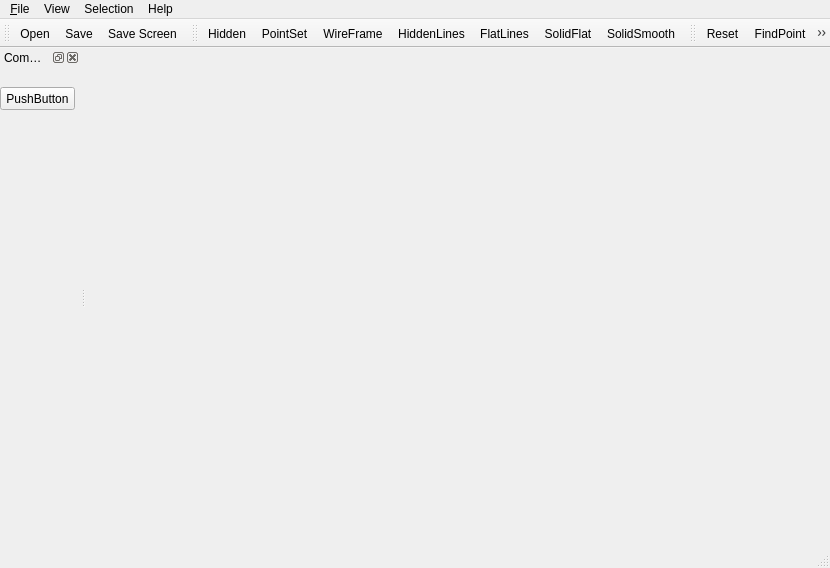
<?xml version="1.0" encoding="UTF-8"?>
<ui version="4.0">
 <class>MainWindowClass</class>
 <widget class="QMainWindow" name="MainWindowClass">
  <property name="geometry">
   <rect>
    <x>0</x>
    <y>0</y>
    <width>830</width>
    <height>568</height>
   </rect>
  </property>
  <property name="windowTitle">
   <string>MainWindow</string>
  </property>
  <widget class="QWidget" name="centralWidget"/>
  <widget class="QMenuBar" name="menuBar">
   <property name="geometry">
    <rect>
     <x>0</x>
     <y>0</y>
     <width>830</width>
     <height>23</height>
    </rect>
   </property>
   <widget class="QMenu" name="menuFile">
    <property name="title">
     <string>&amp;File</string>
    </property>
    <addaction name="actionOpen"/>
    <addaction name="actionLoadTexture"/>
    <addaction name="actionSave"/>
    <addaction name="separator"/>
    <addaction name="actionSaveScreen"/>
    <addaction name="separator"/>
    <addaction name="actionExit"/>
   </widget>
   <widget class="QMenu" name="menuView">
    <property name="title">
     <string>View</string>
    </property>
    <addaction name="actionHidden"/>
    <addaction name="actionPointSet"/>
    <addaction name="actionWireFrame"/>
    <addaction name="actionHiddenLines"/>
    <addaction name="actionFlatLines"/>
    <addaction name="actionSolidFlat"/>
    <addaction name="actionSolidSmooth"/>
    <addaction name="separator"/>
    <addaction name="actionBBox"/>
    <addaction name="actionAxis"/>
    <addaction name="actionTexture"/>
    <addaction name="actionBoundary"/>
    <addaction name="separator"/>
    <addaction name="actionMeshInfo"/>
    <addaction name="actionResetArcBall"/>
   </widget>
   <widget class="QMenu" name="menuTool">
    <property name="title">
     <string>Selection</string>
    </property>
    <widget class="QMenu" name="menuFind">
     <property name="baseSize">
      <size>
       <width>2</width>
       <height>0</height>
      </size>
     </property>
     <property name="title">
      <string>Find</string>
     </property>
     <property name="icon">
      <iconset resource="mainwindow.qrc">
       <normaloff>:/images/Resources/images/search.png</normaloff>:/images/Resources/images/search.png</iconset>
     </property>
     <addaction name="actionFindPoint"/>
     <addaction name="actionFindVert"/>
     <addaction name="actionFindEdge"/>
     <addaction name="actionFindFace"/>
    </widget>
    <widget class="QMenu" name="menu">
     <property name="title">
      <string>Save</string>
     </property>
     <property name="icon">
      <iconset resource="mainwindow.qrc">
       <normaloff>:/images/Resources/images/saveSelection.png</normaloff>:/images/Resources/images/saveSelection.png</iconset>
     </property>
     <addaction name="actionSaveSelectedVert"/>
     <addaction name="actionSaveSelectedEdge"/>
     <addaction name="actionSaveSelectedFace"/>
    </widget>
    <widget class="QMenu" name="menuPick">
     <property name="title">
      <string>Pick</string>
     </property>
     <property name="icon">
      <iconset resource="mainwindow.qrc">
       <normaloff>:/images/Resources/images/hand_up_pointing.png</normaloff>:/images/Resources/images/hand_up_pointing.png</iconset>
     </property>
     <addaction name="actionPickVert"/>
     <addaction name="actionPickEdge"/>
     <addaction name="actionPickFace"/>
    </widget>
    <widget class="QMenu" name="menuClear">
     <property name="title">
      <string>Clear</string>
     </property>
     <property name="icon">
      <iconset resource="mainwindow.qrc">
       <normaloff>:/images/Resources/images/broom.png</normaloff>:/images/Resources/images/broom.png</iconset>
     </property>
     <addaction name="actionClearSelectedVert"/>
     <addaction name="actionClearSelectedEdge"/>
     <addaction name="actionClearSelectedFace"/>
     <addaction name="actionClearSelectedAll"/>
    </widget>
    <widget class="QMenu" name="menuShow">
     <property name="title">
      <string>Show</string>
     </property>
     <property name="icon">
      <iconset resource="mainwindow.qrc">
       <normaloff>:/images/Resources/images/eye.png</normaloff>:/images/Resources/images/eye.png</iconset>
     </property>
     <addaction name="actionShowSelectedVert"/>
     <addaction name="actionShowSelectedEdge"/>
     <addaction name="actionShowSelectedFace"/>
    </widget>
    <widget class="QMenu" name="menuTag">
     <property name="title">
      <string>Tag</string>
     </property>
     <property name="icon">
      <iconset resource="mainwindow.qrc">
       <normaloff>:/images/Resources/images/tag.png</normaloff>:/images/Resources/images/tag.png</iconset>
     </property>
     <addaction name="actionTagSelectedVert"/>
     <addaction name="actionTagSelectedEdge"/>
     <addaction name="actionTagSelectedFace"/>
    </widget>
    <addaction name="actionResetSelection"/>
    <addaction name="menuPick"/>
    <addaction name="menuFind"/>
    <addaction name="menuShow"/>
    <addaction name="menuTag"/>
    <addaction name="menu"/>
    <addaction name="menuClear"/>
   </widget>
   <widget class="QMenu" name="menuHelp">
    <property name="title">
     <string>Help</string>
    </property>
    <addaction name="actionAbout"/>
   </widget>
   <addaction name="menuFile"/>
   <addaction name="menuView"/>
   <addaction name="menuTool"/>
   <addaction name="menuHelp"/>
  </widget>
  <widget class="QToolBar" name="toolBarFile">
   <property name="windowTitle">
    <string>toolBarFile</string>
   </property>
   <attribute name="toolBarArea">
    <enum>TopToolBarArea</enum>
   </attribute>
   <attribute name="toolBarBreak">
    <bool>false</bool>
   </attribute>
   <addaction name="actionOpen"/>
   <addaction name="actionSave"/>
   <addaction name="actionSaveScreen"/>
  </widget>
  <widget class="QStatusBar" name="statusBar"/>
  <widget class="QToolBar" name="toolBarMeshRenderMode">
   <property name="windowTitle">
    <string>toolBarRender</string>
   </property>
   <attribute name="toolBarArea">
    <enum>TopToolBarArea</enum>
   </attribute>
   <attribute name="toolBarBreak">
    <bool>false</bool>
   </attribute>
   <addaction name="actionHidden"/>
   <addaction name="actionPointSet"/>
   <addaction name="actionWireFrame"/>
   <addaction name="actionHiddenLines"/>
   <addaction name="actionFlatLines"/>
   <addaction name="actionSolidFlat"/>
   <addaction name="actionSolidSmooth"/>
  </widget>
  <widget class="QToolBar" name="toolBarSelection">
   <property name="windowTitle">
    <string>toolBarSelection</string>
   </property>
   <attribute name="toolBarArea">
    <enum>TopToolBarArea</enum>
   </attribute>
   <attribute name="toolBarBreak">
    <bool>false</bool>
   </attribute>
   <addaction name="actionResetSelection"/>
   <addaction name="actionFindPoint"/>
   <addaction name="actionFindVert"/>
   <addaction name="actionFindEdge"/>
   <addaction name="actionFindFace"/>
   <addaction name="actionPickVert"/>
   <addaction name="actionPickEdge"/>
   <addaction name="actionPickFace"/>
  </widget>
  <widget class="QDockWidget" name="dockWidgetCommand">
   <property name="minimumSize">
    <size>
     <width>80</width>
     <height>38</height>
    </size>
   </property>
   <property name="floating">
    <bool>false</bool>
   </property>
   <property name="windowTitle">
    <string>Command</string>
   </property>
   <attribute name="dockWidgetArea">
    <number>1</number>
   </attribute>
   <widget class="QWidget" name="dockWidgetContents">
    <widget class="QPushButton" name="pushButton">
     <property name="geometry">
      <rect>
       <x>0</x>
       <y>20</y>
       <width>75</width>
       <height>23</height>
      </rect>
     </property>
     <property name="text">
      <string>PushButton</string>
     </property>
    </widget>
   </widget>
  </widget>
  <action name="actionOpen">
   <property name="icon">
    <iconset resource="mainwindow.qrc">
     <normaloff>:/images/Resources/images/open.png</normaloff>:/images/Resources/images/open.png</iconset>
   </property>
   <property name="text">
    <string>&amp;Open</string>
   </property>
   <property name="statusTip">
    <string>Load a triangular mesh</string>
   </property>
   <property name="shortcut">
    <string>Ctrl+O</string>
   </property>
  </action>
  <action name="actionSave">
   <property name="icon">
    <iconset resource="mainwindow.qrc">
     <normaloff>:/images/Resources/images/save.png</normaloff>:/images/Resources/images/save.png</iconset>
   </property>
   <property name="text">
    <string>&amp;Save</string>
   </property>
   <property name="statusTip">
    <string>Save current mesh</string>
   </property>
   <property name="shortcut">
    <string>Ctrl+S</string>
   </property>
  </action>
  <action name="actionWireFrame">
   <property name="checkable">
    <bool>true</bool>
   </property>
   <property name="icon">
    <iconset resource="mainwindow.qrc">
     <normaloff>:/images/Resources/images/meshWirFramee.png</normaloff>:/images/Resources/images/meshWirFramee.png</iconset>
   </property>
   <property name="text">
    <string>WireFrame</string>
   </property>
   <property name="statusTip">
    <string>Draw wireframe</string>
   </property>
  </action>
  <action name="actionPointSet">
   <property name="checkable">
    <bool>true</bool>
   </property>
   <property name="icon">
    <iconset resource="mainwindow.qrc">
     <normaloff>:/images/Resources/images/meshPointSet.png</normaloff>:/images/Resources/images/meshPointSet.png</iconset>
   </property>
   <property name="text">
    <string>PointSet</string>
   </property>
   <property name="statusTip">
    <string>Draw point set</string>
   </property>
  </action>
  <action name="actionHiddenLines">
   <property name="checkable">
    <bool>true</bool>
   </property>
   <property name="checked">
    <bool>false</bool>
   </property>
   <property name="icon">
    <iconset resource="mainwindow.qrc">
     <normaloff>:/images/Resources/images/meshHiddenLines.png</normaloff>:/images/Resources/images/meshHiddenLines.png</iconset>
   </property>
   <property name="text">
    <string>HiddenLines</string>
   </property>
   <property name="statusTip">
    <string>Draw hiddenlines</string>
   </property>
  </action>
  <action name="actionSolidFlat">
   <property name="checkable">
    <bool>true</bool>
   </property>
   <property name="icon">
    <iconset resource="mainwindow.qrc">
     <normaloff>:/images/Resources/images/meshSolidFlat.png</normaloff>:/images/Resources/images/meshSolidFlat.png</iconset>
   </property>
   <property name="text">
    <string>SolidFlat</string>
   </property>
   <property name="statusTip">
    <string>Draw solid flat</string>
   </property>
  </action>
  <action name="actionSolidSmooth">
   <property name="checkable">
    <bool>true</bool>
   </property>
   <property name="icon">
    <iconset resource="mainwindow.qrc">
     <normaloff>:/images/Resources/images/meshSolidSmooth.png</normaloff>:/images/Resources/images/meshSolidSmooth.png</iconset>
   </property>
   <property name="text">
    <string>SolidSmooth</string>
   </property>
   <property name="statusTip">
    <string>Draw solid smooth</string>
   </property>
  </action>
  <action name="actionFlatLines">
   <property name="checkable">
    <bool>true</bool>
   </property>
   <property name="icon">
    <iconset resource="mainwindow.qrc">
     <normaloff>:/images/Resources/images/meshFlatLines.png</normaloff>:/images/Resources/images/meshFlatLines.png</iconset>
   </property>
   <property name="text">
    <string>FlatLines</string>
   </property>
   <property name="statusTip">
    <string>Draw flatlines</string>
   </property>
  </action>
  <action name="actionBBox">
   <property name="checkable">
    <bool>true</bool>
   </property>
   <property name="icon">
    <iconset resource="mainwindow.qrc">
     <normaloff>:/images/Resources/images/meshBBox.png</normaloff>:/images/Resources/images/meshBBox.png</iconset>
   </property>
   <property name="text">
    <string>BBox</string>
   </property>
   <property name="statusTip">
    <string>Draw mesh bounding box</string>
   </property>
  </action>
  <action name="actionAxis">
   <property name="checkable">
    <bool>true</bool>
   </property>
   <property name="icon">
    <iconset resource="mainwindow.qrc">
     <normaloff>:/images/Resources/images/axis.png</normaloff>:/images/Resources/images/axis.png</iconset>
   </property>
   <property name="text">
    <string>Axis</string>
   </property>
   <property name="statusTip">
    <string>Draw XYZ axes in world coordinates</string>
   </property>
  </action>
  <action name="actionTexture">
   <property name="checkable">
    <bool>true</bool>
   </property>
   <property name="icon">
    <iconset resource="mainwindow.qrc">
     <normaloff>:/images/Resources/images/texture.png</normaloff>:/images/Resources/images/texture.png</iconset>
   </property>
   <property name="text">
    <string>Texture</string>
   </property>
   <property name="statusTip">
    <string>Draw mesh texture</string>
   </property>
  </action>
  <action name="actionFindVert">
   <property name="icon">
    <iconset resource="mainwindow.qrc">
     <normaloff>:/images/Resources/images/selectVerticesFind.png</normaloff>:/images/Resources/images/selectVerticesFind.png</iconset>
   </property>
   <property name="text">
    <string>FindVert</string>
   </property>
   <property name="statusTip">
    <string>Find a vertex by given index</string>
   </property>
  </action>
  <action name="actionFindFace">
   <property name="icon">
    <iconset resource="mainwindow.qrc">
     <normaloff>:/images/Resources/images/selectFacesFind.png</normaloff>:/images/Resources/images/selectFacesFind.png</iconset>
   </property>
   <property name="text">
    <string>FindFace</string>
   </property>
   <property name="statusTip">
    <string>Find a face by given index</string>
   </property>
  </action>
  <action name="actionFindEdge">
   <property name="icon">
    <iconset resource="mainwindow.qrc">
     <normaloff>:/images/Resources/images/selectEdgesFind.png</normaloff>:/images/Resources/images/selectEdgesFind.png</iconset>
   </property>
   <property name="text">
    <string>FindEdge</string>
   </property>
   <property name="statusTip">
    <string>Find an edge by given index</string>
   </property>
  </action>
  <action name="actionPickVert">
   <property name="checkable">
    <bool>true</bool>
   </property>
   <property name="icon">
    <iconset resource="mainwindow.qrc">
     <normaloff>:/images/Resources/images/selectVerticesClick.png</normaloff>:/images/Resources/images/selectVerticesClick.png</iconset>
   </property>
   <property name="text">
    <string>PickVert</string>
   </property>
   <property name="statusTip">
    <string>Pick a vertex by a single click</string>
   </property>
  </action>
  <action name="actionPickEdge">
   <property name="checkable">
    <bool>true</bool>
   </property>
   <property name="icon">
    <iconset resource="mainwindow.qrc">
     <normaloff>:/images/Resources/images/selectEdgesClick.png</normaloff>:/images/Resources/images/selectEdgesClick.png</iconset>
   </property>
   <property name="text">
    <string>PickEdge</string>
   </property>
   <property name="statusTip">
    <string>Pick an edge by a single click</string>
   </property>
  </action>
  <action name="actionPickFace">
   <property name="checkable">
    <bool>true</bool>
   </property>
   <property name="icon">
    <iconset resource="mainwindow.qrc">
     <normaloff>:/images/Resources/images/selectFacesClick.png</normaloff>:/images/Resources/images/selectFacesClick.png</iconset>
   </property>
   <property name="text">
    <string>PickFace</string>
   </property>
   <property name="statusTip">
    <string>Pick a face by a single click</string>
   </property>
  </action>
  <action name="actionSaveSelectedVert">
   <property name="icon">
    <iconset resource="mainwindow.qrc">
     <normaloff>:/images/Resources/images/saveSelectedVertices.png</normaloff>:/images/Resources/images/saveSelectedVertices.png</iconset>
   </property>
   <property name="text">
    <string>SaveSelectedVert</string>
   </property>
   <property name="statusTip">
    <string>Save current selected vertices to file</string>
   </property>
  </action>
  <action name="actionSaveSelectedEdge">
   <property name="icon">
    <iconset resource="mainwindow.qrc">
     <normaloff>:/images/Resources/images/saveSelectedEdges.png</normaloff>:/images/Resources/images/saveSelectedEdges.png</iconset>
   </property>
   <property name="text">
    <string>SaveSelectedEdge</string>
   </property>
   <property name="statusTip">
    <string>Save current selected edges to file</string>
   </property>
  </action>
  <action name="actionSaveSelectedFace">
   <property name="icon">
    <iconset resource="mainwindow.qrc">
     <normaloff>:/images/Resources/images/saveSelectedFaces.png</normaloff>:/images/Resources/images/saveSelectedFaces.png</iconset>
   </property>
   <property name="text">
    <string>SaveSelectedFace</string>
   </property>
   <property name="statusTip">
    <string>Save current selected faces to file</string>
   </property>
  </action>
  <action name="actionFindPoint">
   <property name="icon">
    <iconset resource="mainwindow.qrc">
     <normaloff>:/images/Resources/images/search.png</normaloff>:/images/Resources/images/search.png</iconset>
   </property>
   <property name="text">
    <string>FindPoint</string>
   </property>
   <property name="statusTip">
    <string>Find the closest vertex to a given 3D point</string>
   </property>
  </action>
  <action name="actionClearSelectedVert">
   <property name="icon">
    <iconset resource="mainwindow.qrc">
     <normaloff>:/images/Resources/images/clearSelectedVertices.png</normaloff>:/images/Resources/images/clearSelectedVertices.png</iconset>
   </property>
   <property name="text">
    <string>ClearSelectedVert</string>
   </property>
   <property name="statusTip">
    <string>Clear current selected vertices</string>
   </property>
  </action>
  <action name="actionClearSelectedEdge">
   <property name="icon">
    <iconset resource="mainwindow.qrc">
     <normaloff>:/images/Resources/images/clearSelectedEdges.png</normaloff>:/images/Resources/images/clearSelectedEdges.png</iconset>
   </property>
   <property name="text">
    <string>ClearSelectedEdge</string>
   </property>
   <property name="statusTip">
    <string>Clear current selected edges</string>
   </property>
  </action>
  <action name="actionClearSelectedFace">
   <property name="icon">
    <iconset resource="mainwindow.qrc">
     <normaloff>:/images/Resources/images/clearSelectedFaces.png</normaloff>:/images/Resources/images/clearSelectedFaces.png</iconset>
   </property>
   <property name="text">
    <string>ClearSelectedFace</string>
   </property>
   <property name="statusTip">
    <string>Clear current selected faces</string>
   </property>
  </action>
  <action name="actionClearSelectedAll">
   <property name="icon">
    <iconset resource="mainwindow.qrc">
     <normaloff>:/images/Resources/images/clearSelection.png</normaloff>:/images/Resources/images/clearSelection.png</iconset>
   </property>
   <property name="text">
    <string>ClearSelectedAll</string>
   </property>
   <property name="statusTip">
    <string>Clear current selected vertices, edges and faces</string>
   </property>
  </action>
  <action name="actionBoundary">
   <property name="checkable">
    <bool>true</bool>
   </property>
   <property name="icon">
    <iconset resource="mainwindow.qrc">
     <normaloff>:/images/Resources/images/meshBoundary.png</normaloff>:/images/Resources/images/meshBoundary.png</iconset>
   </property>
   <property name="text">
    <string>Boundary</string>
   </property>
   <property name="statusTip">
    <string>Draw mesh boundary</string>
   </property>
  </action>
  <action name="actionMeshInfo">
   <property name="icon">
    <iconset resource="mainwindow.qrc">
     <normaloff>:/images/Resources/images/info.png</normaloff>:/images/Resources/images/info.png</iconset>
   </property>
   <property name="text">
    <string>MeshInfo</string>
   </property>
   <property name="statusTip">
    <string>Show mesh information</string>
   </property>
  </action>
  <action name="actionShowSelectedVert">
   <property name="checkable">
    <bool>true</bool>
   </property>
   <property name="checked">
    <bool>true</bool>
   </property>
   <property name="text">
    <string>ShowVert</string>
   </property>
   <property name="statusTip">
    <string>Draw current selected vertices or not</string>
   </property>
  </action>
  <action name="actionShowSelectedEdge">
   <property name="checkable">
    <bool>true</bool>
   </property>
   <property name="checked">
    <bool>true</bool>
   </property>
   <property name="text">
    <string>ShowEdge</string>
   </property>
   <property name="statusTip">
    <string>Draw current selected edges or not</string>
   </property>
  </action>
  <action name="actionShowSelectedFace">
   <property name="checkable">
    <bool>true</bool>
   </property>
   <property name="checked">
    <bool>true</bool>
   </property>
   <property name="text">
    <string>ShowFace</string>
   </property>
   <property name="statusTip">
    <string>Draw current selected faces or not</string>
   </property>
  </action>
  <action name="actionResetSelection">
   <property name="icon">
    <iconset resource="mainwindow.qrc">
     <normaloff>:/images/Resources/images/cursor.png</normaloff>:/images/Resources/images/cursor.png</iconset>
   </property>
   <property name="text">
    <string>Reset</string>
   </property>
   <property name="statusTip">
    <string>Reset selection mode</string>
   </property>
   <property name="whatsThis">
    <string/>
   </property>
  </action>
  <action name="actionTagSelectedVert">
   <property name="checkable">
    <bool>true</bool>
   </property>
   <property name="text">
    <string>TagVert</string>
   </property>
   <property name="statusTip">
    <string>Draw current selected vertex tags</string>
   </property>
  </action>
  <action name="actionTagSelectedEdge">
   <property name="checkable">
    <bool>true</bool>
   </property>
   <property name="text">
    <string>TagEdge</string>
   </property>
   <property name="statusTip">
    <string>Draw current selected edge tags</string>
   </property>
  </action>
  <action name="actionTagSelectedFace">
   <property name="checkable">
    <bool>true</bool>
   </property>
   <property name="text">
    <string>TagFace</string>
   </property>
   <property name="statusTip">
    <string>Draw current selected face tags</string>
   </property>
  </action>
  <action name="actionAbout">
   <property name="text">
    <string>About</string>
   </property>
  </action>
  <action name="actionExit">
   <property name="text">
    <string>Exit</string>
   </property>
   <property name="statusTip">
    <string>Exit</string>
   </property>
   <property name="shortcut">
    <string>Ctrl+Q</string>
   </property>
  </action>
  <action name="actionSaveScreen">
   <property name="icon">
    <iconset resource="mainwindow.qrc">
     <normaloff>:/images/Resources/images/saveScreen.png</normaloff>:/images/Resources/images/saveScreen.png</iconset>
   </property>
   <property name="text">
    <string>Save Screen</string>
   </property>
   <property name="statusTip">
    <string>Save Screen</string>
   </property>
  </action>
  <action name="actionHidden">
   <property name="checkable">
    <bool>true</bool>
   </property>
   <property name="icon">
    <iconset resource="mainwindow.qrc">
     <normaloff>:/images/Resources/images/eye_invisible.png</normaloff>:/images/Resources/images/eye_invisible.png</iconset>
   </property>
   <property name="text">
    <string>Hidden</string>
   </property>
   <property name="statusTip">
    <string>Hide current mesh</string>
   </property>
  </action>
  <action name="actionLoadTexture">
   <property name="text">
    <string>Load Texture</string>
   </property>
   <property name="statusTip">
    <string>Load a texture image</string>
   </property>
  </action>
  <action name="actionResetArcBall">
   <property name="icon">
    <iconset resource="mainwindow.qrc">
     <normaloff>:/images/Resources/images/Reset.png</normaloff>:/images/Resources/images/Reset.png</iconset>
   </property>
   <property name="text">
    <string>Reset ArcBall</string>
   </property>
   <property name="statusTip">
    <string>Reset ArcBall</string>
   </property>
  </action>
 </widget>
 <layoutdefault spacing="6" margin="11"/>
 <resources>
  <include location="mainwindow.qrc"/>
 </resources>
 <connections/>
</ui>
